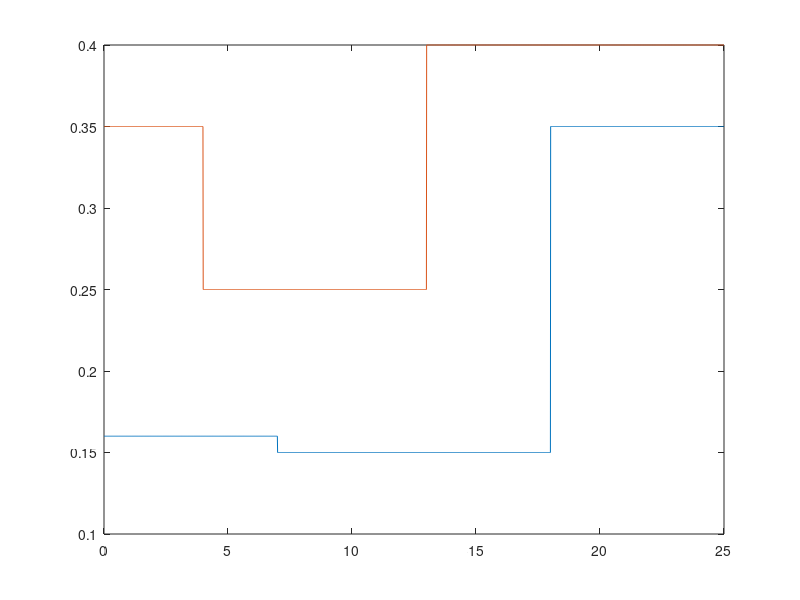

This figure's MATLAB source:
t = 0 : 0.01 : 25

u_l = [pi + 0.16, pi + 0.15, pi + 0.35]
u_r = [pi + 0.35, pi + 0.25, pi + 0.40]

u_max = 2 * pi
u_e = 0.5 * u_max

L = 0.3
R = 0.03

y_l = [];
for i = t
  if i < 7
    y_l = [y_l, u_l(1)-u_e];
  elseif i <= 18
    y_l = [y_l, u_l(2)-u_e];
  else
    y_l = [y_l, u_l(3)-u_e];
  endif
end
plot(t, y_l)
hold on

y_r = [];
for i = t
  if i < 4
    y_r = [y_r, u_r(1)-u_e];
  elseif i <= 13
    y_r = [y_r, u_r(2)-u_e];
  else
    y_r = [y_r, u_r(3)-u_e];
  endif
end

plot(t, y_r)
hold off

